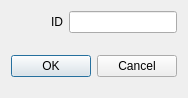
<?xml version="1.0" encoding="UTF-8"?>
<ui version="4.0">
 <class>RemoveRouteDialog</class>
 <widget class="QDialog" name="RemoveRouteDialog">
  <property name="geometry">
   <rect>
    <x>0</x>
    <y>0</y>
    <width>184</width>
    <height>98</height>
   </rect>
  </property>
  <property name="windowTitle">
   <string>Remove Route</string>
  </property>
  <layout class="QVBoxLayout" name="verticalLayout">
   <item>
    <layout class="QHBoxLayout" name="horizontalLayout_2">
     <item>
      <spacer name="horizontalSpacer_8">
       <property name="orientation">
        <enum>Qt::Horizontal</enum>
       </property>
       <property name="sizeHint" stdset="0">
        <size>
         <width>40</width>
         <height>20</height>
        </size>
       </property>
      </spacer>
     </item>
     <item>
      <widget class="QLabel" name="idLbl">
       <property name="sizePolicy">
        <sizepolicy hsizetype="Minimum" vsizetype="Minimum">
         <horstretch>0</horstretch>
         <verstretch>0</verstretch>
        </sizepolicy>
       </property>
       <property name="text">
        <string>ID</string>
       </property>
      </widget>
     </item>
     <item>
      <widget class="QLineEdit" name="idLine">
       <property name="sizePolicy">
        <sizepolicy hsizetype="Fixed" vsizetype="Fixed">
         <horstretch>0</horstretch>
         <verstretch>0</verstretch>
        </sizepolicy>
       </property>
      </widget>
     </item>
    </layout>
   </item>
   <item>
    <spacer name="verticalSpacer">
     <property name="orientation">
      <enum>Qt::Vertical</enum>
     </property>
     <property name="sizeType">
      <enum>QSizePolicy::Expanding</enum>
     </property>
     <property name="sizeHint" stdset="0">
      <size>
       <width>20</width>
       <height>40</height>
      </size>
     </property>
    </spacer>
   </item>
   <item>
    <widget class="QDialogButtonBox" name="buttonBox">
     <property name="orientation">
      <enum>Qt::Horizontal</enum>
     </property>
     <property name="standardButtons">
      <set>QDialogButtonBox::Cancel|QDialogButtonBox::Ok</set>
     </property>
    </widget>
   </item>
   <item>
    <spacer name="verticalSpacer_2">
     <property name="orientation">
      <enum>Qt::Vertical</enum>
     </property>
     <property name="sizeType">
      <enum>QSizePolicy::Fixed</enum>
     </property>
     <property name="sizeHint" stdset="0">
      <size>
       <width>20</width>
       <height>10</height>
      </size>
     </property>
    </spacer>
   </item>
  </layout>
 </widget>
 <resources/>
 <connections>
  <connection>
   <sender>buttonBox</sender>
   <signal>accepted()</signal>
   <receiver>RemoveRouteDialog</receiver>
   <slot>accept()</slot>
   <hints>
    <hint type="sourcelabel">
     <x>227</x>
     <y>177</y>
    </hint>
    <hint type="destinationlabel">
     <x>157</x>
     <y>212</y>
    </hint>
   </hints>
  </connection>
  <connection>
   <sender>buttonBox</sender>
   <signal>rejected()</signal>
   <receiver>RemoveRouteDialog</receiver>
   <slot>reject()</slot>
   <hints>
    <hint type="sourcelabel">
     <x>253</x>
     <y>183</y>
    </hint>
    <hint type="destinationlabel">
     <x>262</x>
     <y>212</y>
    </hint>
   </hints>
  </connection>
 </connections>
</ui>
